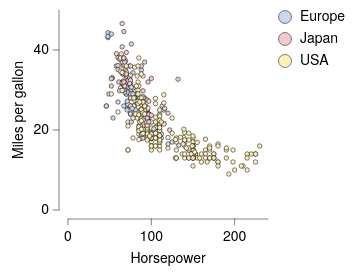

Specify this chart in Vega-Lite:
### Vega-Lite specification from a JSON file in a GitHub repository (floating-point values rounded to 4 significant figures; data arrays with more than 128 entries replaced by an {"elided": "..."} marker saying what was removed)
{"background": null, "config": {"arc": {"fill": "#DBDBDB", "fillOpacity": 1.0, "innerRadius": 25.0, "padAngle": 0.03, "stroke": "black", "strokeOpacity": 1, "strokeWidth": 0.25}, "area": {"fill": "#DBDBDB", "fillOpacity": 1.0, "stroke": "black", "strokeOpacity": 1, "strokeWidth": 0.25}, "axis": {"domain": true, "domainCap": "round", "domainColor": "black", "domainWidth": 0.25, "grid": false, "gridCap": "round", "gridColor": "#F1F1F1", "gridDash": [0, 0], "gridOpacity": 1.0, "gridWidth": 0.25, "labelColor": "black", "labelFont": "HelveticaNeue", "labelFontSize": 7, "labelFontStyle": "normal", "labelFontWeight": 400, "offset": 4.5, "ticks": true, "tickCap": "round", "tickColor": "black", "tickRound": false, "tickSize": 3, "tickWidth": 0.25, "titleColor": "black", "titleFont": "HelveticaNeue", "titleFontSize": 7, "titleFontStyle": "normal", "titleFontWeight": 400}, "axisX": {"domain": true, "labelAlign": "center", "labelAngle": 0, "labels": true, "ticks": true, "translate": 0}, "axisY": {"domain": true, "labelAlign": "right", "labelAngle": 0, "labels": true, "ticks": true, "translate": 0}, "axisRight": {"domain": true, "labelAlign": "left", "labelAngle": 0, "labels": true, "ticks": true, "translate": 0}, "axisTop": {"domain": true, "labelAlign": "center", "labelAngle": 0, "labels": true, "ticks": true, "translate": 0}, "axisBand": {"tickOffset": 0}, "bar": {"fill": "#DBDBDB", "fillOpacity": 1.0, "stroke": "black", "strokeOpacity": 1, "strokeWidth": 0.25}, "boxplot": {"size": 9.0, "ticks": {"cornerRadius": 0.25, "fill": "black", "size": 4.5, "thickness": 0.25}, "box": {"fillOpacity": 1.0, "stroke": "black", "strokeOpacity": 1, "strokeWidth": 0.25}, "median": {"fill": "black", "fillOpacity": 1.0, "size": 9.0, "thickness": 0.25}, "rule": {"fill": "black", "fillOpacity": 1.0, "size": 10.0, "stroke": "black", "strokeDash": [0, 0], "strokeOpacity": 1, "strokeWidth": 0.25}, "outliers": {"color": "black", "fill": "black", "fillOpacity": 1.0, "size": 0, "stroke": "black", "strokeOpacity": 1, "strokeWidth": 0.25}}, "circle": {"fill": "black", "fillOpacity": 1.0, "size": 0.5, "stroke": null, "strokeOpacity": 1, "strokeWidth": 0.25}, "errorband": {"band": {"fillOpacity": 0.6, "stroke": null, "strokeWidth": 0.25, "strokeOpacity": 1}, "borders": {"opacity": 0, "strokeOpacity": 0.25, "strokeWidth": 1}}, "errorbar": {"opacity": 1, "rule": {"strokeDash": [0, 0], "strokeWidth": 0.5}, "ticks": {"color": "black", "cornerRadius": 0.25, "opacity": 1, "size": 6.0, "thickness": 0.5}, "thickness": 0.5}, "font": "HelveticaNeue", "geoshape": {"fill": "#DBDBDB", "fillOpacity": 1.0, "stroke": "black", "strokeOpacity": 1, "strokeWidth": 0.25}, "header": {"labelColor": "black", "labelFont": "HelveticaNeue", "labelFontSize": 7, "labelFontStyle": "normal", "labelFontWeight": 400, "titleColor": "black", "titleFont": "HelveticaNeue", "titleFontSize": 7, "titleFontStyle": "normal", "titleFontWeight": 400, "titlePadding": 0}, "legend": {"disable": false, "offset": 4.5, "gradientLength": 50.0, "gradientThickness": 5.0, "gradientOpacity": 1.0, "gradientStrokeColor": "black", "gradientStrokeWidth": 0.25, "labelColor": "black", "labelFont": "HelveticaNeue", "labelFontSize": 7, "labelFontStyle": "normal", "labelFontWeight": 400, "strokeColor": "black", "strokeWidth": 0, "symbolSize": 42, "symbolStrokeColor": "black", "symbolStrokeWidth": 0.25, "titleColor": "black", "titleFont": "HelveticaNeue", "titleFontSize": 7, "titleFontStyle": "normal", "titleFontWeight": 400}, "line": {"color": "black", "stroke": "black", "strokeCap": "round", "strokeDash": [0, 0], "strokeOpacity": 1, "strokeWidth": 0.375}, "point": {"filled": true, "fill": "#DBDBDB", "fillOpacity": 1.0, "size": 5.0, "stroke": "black", "strokeOpacity": 1, "strokeWidth": 0.25}, "range": {"category": ["#C6D9F1", "#F1C9CB", "#FEF0B9", "#CEE37A", "#7AA8E0", "#E589A3", "#FDDD5D", "#68B961", "#4177B1", "#C35082", "#E5C227", "#438156"], "diverging": {"scheme": ["#C35082", "#CE6D94", "#D989A7", "#E2A4BA", "#EABFCE", "#F1DBE2", "#F6F6F6", "#D7E0EB", "#B9CBE0", "#9BB6D5", "#7DA1C9", "#5F8CBD", "#4177B1"]}, "heatmap": {"scheme": ["#DFE9F7", "#C6D9F1", "#ADC8EC", "#94B8E6", "#7AA8E0", "#6097DA", "#4D87CA", "#4177B1", "#386898", "#2F597F", "#264A69", "#1D3A58"]}, "ordinal": {"scheme": ["#F1F1F1", "#DBDBDB", "#C6C6C6", "#B2B2B2", "#9D9D9D", "#898989", "#767676", "#636363", "#515151", "#404040", "#2F2F2F", "#1F1F1F"]}, "ramp": {"scheme": ["#DFE9F7", "#C6D9F1", "#ADC8EC", "#94B8E6", "#7AA8E0", "#6097DA", "#4D87CA", "#4177B1", "#386898", "#2F597F", "#264A69", "#1D3A58"]}}, "rule": {"color": "black", "stroke": "black", "strokeCap": "round", "strokeDash": [2, 2], "strokeOpacity": 1, "strokeWidth": 0.25}, "scale": {"bandPaddingInner": 0.1, "bandPaddingOuter": 0.1, "round": false}, "rect": {"fill": "#DBDBDB", "fillOpacity": 1.0, "stroke": "black", "strokeOpacity": 1, "strokeWidth": 0.25}, "square": {"fill": "#DBDBDB", "fillOpacity": 1.0, "size": 10.0, "stroke": "black", "strokeOpacity": 1, "strokeWidth": 0.25}, "text": {"color": "black", "font": "HelveticaNeue", "fontSize": 7, "fontStyle": "normal", "fontWeight": 400}, "title": {"anchor": "middle", "frame": "group", "color": "black", "font": "HelveticaNeue", "fontSize": 7, "fontStyle": "normal", "fontWeight": 400, "subtitleColor": "black", "subtitleFont": "HelveticaNeue", "subtitleFontSize": "HelveticaNeue", "subtitleFontStyle": "normal", "subtitleFontWeight": 400}, "view": {"continuousWidth": 100, "continuousHeight": 100, "discreteWidth": 100, "discreteHeight": 100, "fill": null, "stroke": null, "strokeWidth": 0.25}}, "data": {"name": "data-7285c4e2e195e5a75737a34913199f5f"}, "mark": {"type": "point"}, "encoding": {"color": {"field": "Origin", "title": null, "type": "nominal"}, "x": {"field": "Horsepower", "title": "Horsepower", "type": "quantitative"}, "y": {"field": "Miles_per_Gallon", "title": "Miles per gallon", "type": "quantitative"}}, "$schema": "https://vega.github.io/schema/vega-lite/v6.4.1.json", "datasets": {"data-7285c4e2e195e5a75737a34913199f5f": {"elided": "392 records"}}}
